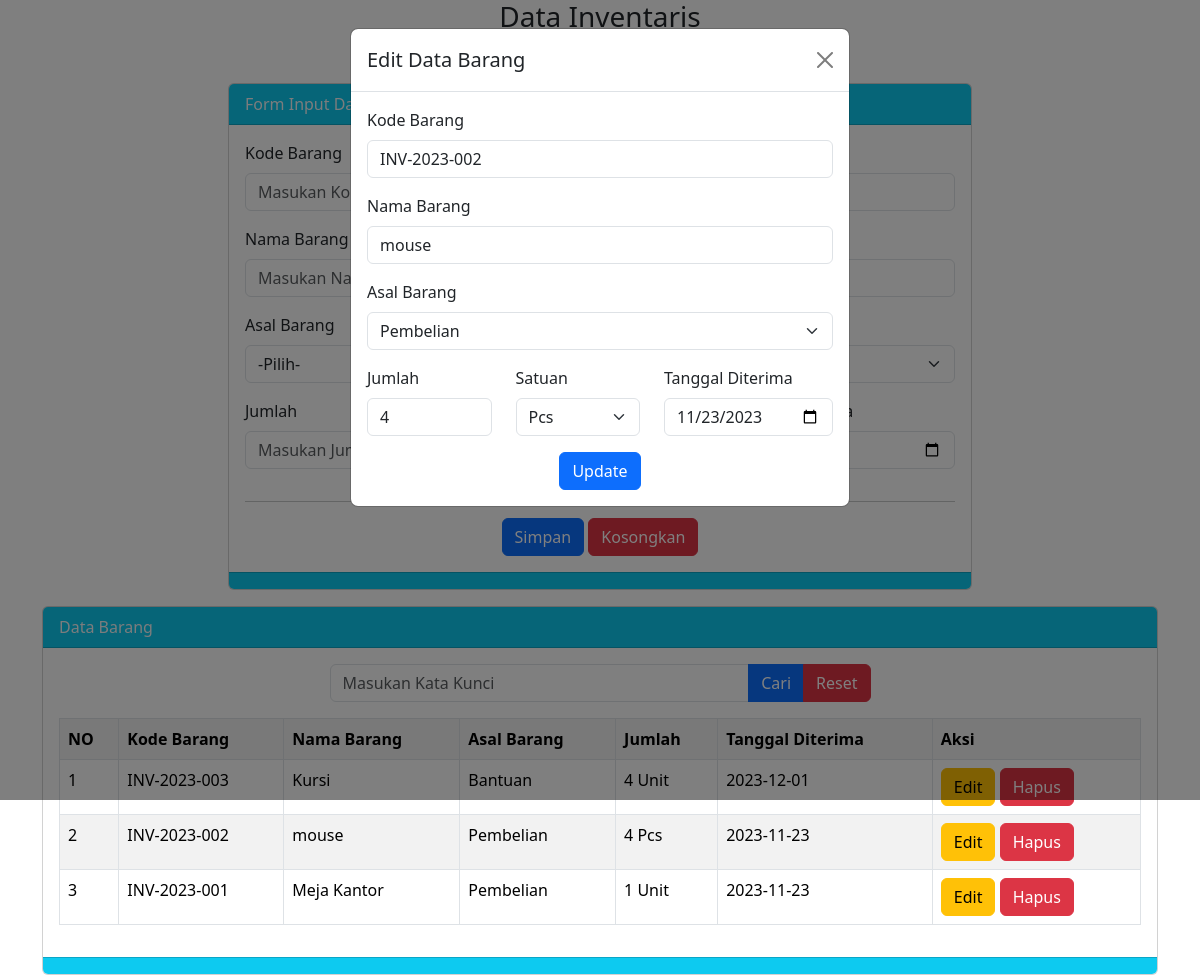
Page /edit.php?id=10&edit on the committed database.
### tables this page shows
CREATE TABLE `tbarang` (
  `id_barang` int(11) NOT NULL,
  `kode` varchar(15) NOT NULL,
  `nama` varchar(100) NOT NULL,
  `asal` varchar(25) NOT NULL,
  `jumlah` int(4) NOT NULL,
  `satuan` varchar(15) NOT NULL,
  `tanggal_diterima` date NOT NULL,
  `tanggal_simpan` timestamp NOT NULL DEFAULT current_timestamp() ON UPDATE current_timestamp()
);

### index.php (the view, shortened to what this page needs)
<?php
$server = "localhost";
$user = "root";
$password = "";
$database = "db_tugas_yudi";
$koneksi = mysqli_connect($server, $user, $password, $database) or die(mysqli_error($koneksi));
?>
<!doctype html>
<html lang="en">
<head>
    <link href="https://cdn.jsdelivr.net/npm/bootstrap@5.3.2/dist/css/bootstrap.min.css" rel="stylesheet">
</head>
<body>
    <div class="container">
        <h3 class="text-center">Data Inventaris</h3>
        <h3 class="text-center">Inventaris Kantor</h3>
        <div class="Row">
            <div class="col-md-8 mx-auto">
                <div class="card">
                    <div class="card-header bg-info text-light">
                        Form Input Data Barang
                    </div>
                    <div class="card-body">
                        <form method="POST">
                            <div class="mb-3">
                                <label class="form-label">Kode Barang</label>
                            </div>
                            <div class="mb-3">
                                <label class="form-label">Nama Barang</label>
                            </div>
                            <div class="mb-3">
                                <label class="form-label">Asal Barang</label>
                            </div>
                            <div class="row">
                                <div class="col">
                                    <div class="mb-3">
                                        <label class="form-label">Jumlah</label>
                                    </div>
                                </div>
                                <div class="col">
                                    <div class="mb-3">
                                        <label class="form-label">Satuan</label>
                                    </div>
                                </div>
                                <div class="col">
                                    <div class="mb-3">
                                        <label class="form-label">Tangal Diterima</label>
                                    </div>
                                </div>
                                <div class="text-center">
                                    <button class="btn btn-primary" name="bsimpan" type="submit">Simpan</button>
                                    <button class="btn btn-danger" name="bkosongkan" type="reset">Kosongkan</button>
                                </div>
                        </form>
                    </div>
                </div>
                <div class="card-footer bg-info">
                </div>
            </div>
        </div>
        <div class="card mt-3">
            <div class="card-header bg-info text-light">
                Data Barang
            </div>
            <div class="card-body">
                <div class="col-md-6 mx-auto">
                    <form method="POST">
                        <div class="input-group mb-3">
                            <input type="text" name="tcari" class="form-control" placeholder="Masukan Kata Kunci">
                            <button class="btn btn-primary" name="bcari" type="submit">Cari</button>
                            <button class="btn btn-danger" name="breset" type="submit">Reset</button>
                        </div>
                    </form>
                </div>
                <table class="table table-striped table-hover table-bordered">
                    <tr>
                        <th>NO</th>
                        <th>Kode Barang</th>
                        <th>Nama Barang</th>
                        <th>Asal Barang</th>
                        <th>Jumlah</th>
                        <th>Tanggal Diterima</th>
                        <th>Aksi</th>
                    </tr>
                    <?php
                    $no = 1;
                    if (isset($_POST['bcari'])) {
                        $keyword = $_POST['tcari'];
                        $q = "SELECT * FROM tbarang WHERE kode like '%$keyword%' or nama like '%$keyword%' or asal like '%$keyword%' order by id_barang desc ";
                    } else {
                        $q = "SELECT * FROM tbarang order by id_barang desc";
                    }
                    $tampil = mysqli_query($koneksi, $q);
                    while ($data = mysqli_fetch_array($tampil)) : ?>
                        <tr>
                            <td><?= $no++ ?></td>
                            <td><?= $data['kode'] ?></td>
                            <td><?= $data['nama'] ?></td>
                            <td><?= $data['asal'] ?></td>
                            <td><?= $data['jumlah'] ?> <?= $data['satuan'] ?></td>
                            <td><?= $data['tanggal_diterima'] ?></td>
                            <td>
                                <a href="edit.php?id=<?= $data['id_barang'] ?>&edit" class="btn btn-warning">Edit</a>
                                <a href="hapus.php?id=<?= $data['id_barang'] ?>" class="btn btn-danger" onclick="return confirm('Apakah anda yakin akan menghapus data ini?')">Hapus</a>
                            </td>
                        </tr>
                    <?php endwhile; ?>
                </table>
            </div>
            <div class="card-footer bg-info">
            </div>
        </div>
    </div>
</body>
</html>

### edit.php (shortened to what this page needs)
<?php
include 'index.php';
?>
<!DOCTYPE html>
<html lang="en">
<head>
    <link href="https://cdn.jsdelivr.net/npm/bootstrap@5.3.2/dist/css/bootstrap.min.css" rel="stylesheet">
</head>
<body>
    <div class="modal fade" id="editModal" tabindex="-1" aria-labelledby="editModalLabel" aria-hidden="true">
        <div class="modal-dialog">
            <div class="modal-content">
                <div class="modal-header">
                    <h5 class="modal-title" id="editModalLabel">Edit Data Barang</h5>
                    <button type="button" class="btn-close" data-bs-dismiss="modal" aria-label="Close"></button>
                </div>
                <div class="modal-body">
                    <?php
                    $id_barang = $_GET['id'];
                    $result = mysqli_query($koneksi, "SELECT * FROM tbarang WHERE id_barang=$id_barang");
                    $data = mysqli_fetch_assoc($result);
                    ?>
                    <form method="POST">
                        <div class="mb-3">
                            <label class="form-label">Kode Barang</label>
                            <input type="text" name="tkode" class="form-control" value="<?= $data['kode'] ?>" required>
                        </div>
                        <div class="mb-3">
                            <label class="form-label">Nama Barang</label>
                            <input type="text" name="tnama" class="form-control" value="<?= $data['nama'] ?>" required>
                        </div>
                        <div class="mb-3">
                            <label class="form-label">Asal Barang</label>
                            <select class="form-select" name="tasal" required>
                                <option value="Pembelian" <?= ($data['asal'] == 'Pembelian') ? 'selected' : '' ?>>Pembelian</option>
                            </select>
                        </div>
                        <div class="row">
                            <div class="col">
                                <div class="mb-3">
                                    <label class="form-label">Jumlah</label>
                                    <input type="number" name="tjumlah" class="form-control" value="<?= $data['jumlah'] ?>" required>
                                </div>
                            </div>
                            <div class="col">
                                <div class="mb-3">
                                    <label class="form-label">Satuan</label>
                                    <select class="form-select" name="tsatuan" required>
                                        <option value="Pcs" <?= ($data['satuan'] == 'Pcs') ? 'selected' : '' ?>>Pcs</option>
                                    </select>
                                </div>
                            </div>
                            <div class="col">
                                <div class="mb-3">
                                    <label class="form-label">Tanggal Diterima</label>
                                    <input type="date" name="ttanggal_diterima" class="form-control" value="<?= $data['tanggal_diterima'] ?>" required>
                                </div>
                            </div>
                        </div>
                        <div class="text-center">
                            <button class="btn btn-primary" name="bupdate" type="submit">Update</button>
                        </div>
                    </form>
                </div>
            </div>
        </div>
    </div>
</body>
</html>

### rows in the picture
tbarang: kode "INV-2023-003", nama "Kursi", asal "Bantuan", jumlah "4", satuan "Unit", tanggal_diterima "2023-12-01"
tbarang: kode "INV-2023-002", nama "mouse", asal "Pembelian", jumlah "4", satuan "Pcs", tanggal_diterima "2023-11-23", tkode "INV-2023-002", tnama "mouse", tasal "Pembelian", tjumlah "4", tsatuan "Pcs", ttanggal_diterima "11/23/2023"
tbarang: kode "INV-2023-001", nama "Meja Kantor", asal "Pembelian", jumlah "1", satuan "Unit", tanggal_diterima "2023-11-23"
